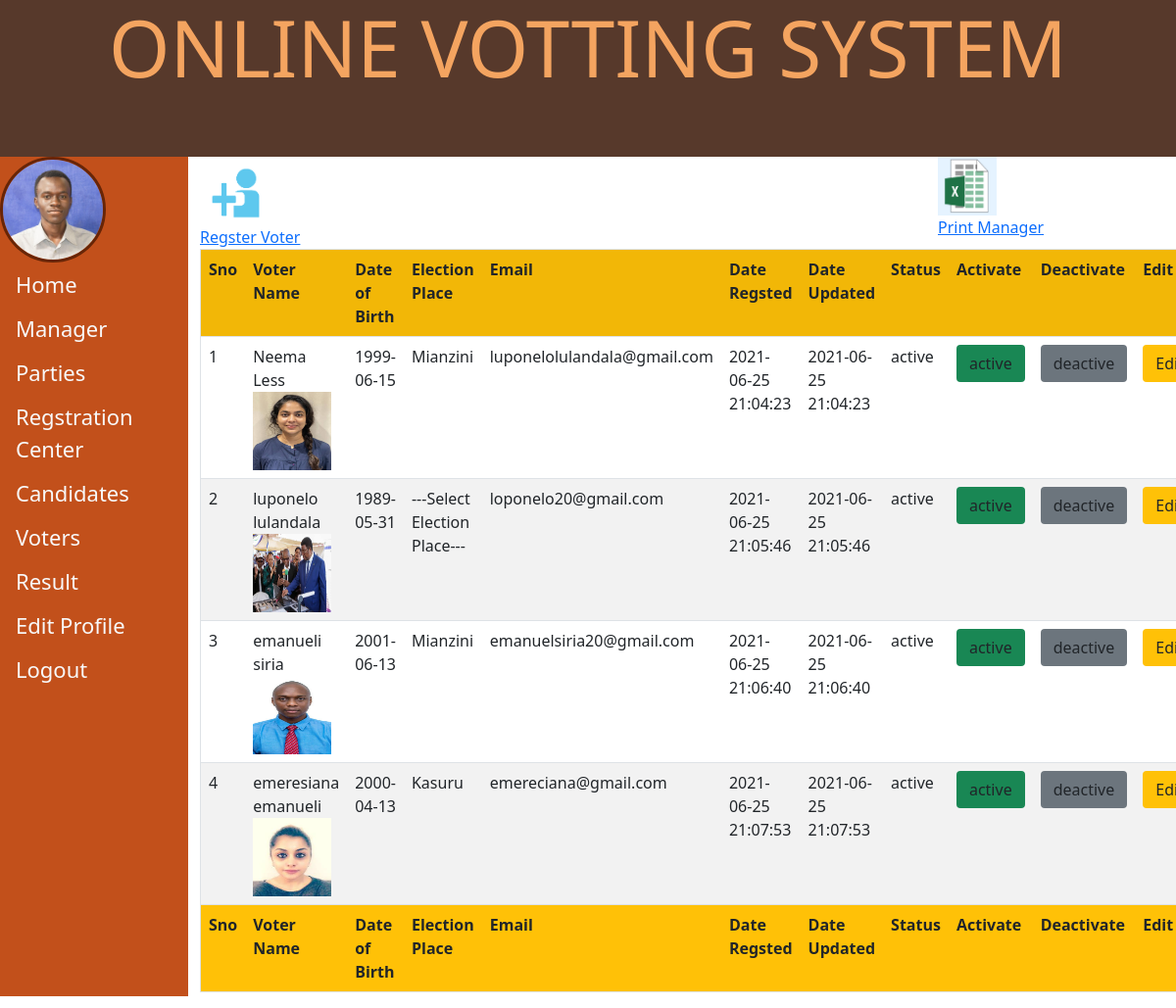
The app's page /voter.php (signed in) with its own data.
### tables this page shows
CREATE TABLE IF NOT EXISTS `instution` (
  `id` int(11) NOT NULL AUTO_INCREMENT,
  `iname` varchar(50) NOT NULL,
  `dob` date NOT NULL,
  `place` varchar(50) NOT NULL,
  `email` varchar(50) NOT NULL,
  `passwordz` varchar(255) NOT NULL,
  `nida` int(20) NOT NULL,
  `code` varchar(250) NOT NULL,
  `statuz` varchar(30) NOT NULL,
  `otp` int(250) NOT NULL,
  `typez` varchar(50) NOT NULL DEFAULT 'instution',
  `image` blob NOT NULL,
  `adate` timestamp NOT NULL DEFAULT current_timestamp(),
  `udate` timestamp NOT NULL DEFAULT current_timestamp(),
  PRIMARY KEY (`id`),
  UNIQUE KEY `email` (`email`)
);

### voter.php (the view, shortened to what this page needs)
<!DOCTYPE html>
<html lang="en">
<head>
    <link rel="stylesheet" href="./bootstrap/css/bootstrap.min.css">
    <link rel="stylesheet" href="./bootstrap/css/addition.css">
</head>
<body>
    <div class="jumbotron">
        <h1 class="text-center display-1 myhed">ONLINE VOTTING SYSTEM</h1>
    </div>
    <div class="main">
   <div class="row">
    <div class="col-md-2  linkz">
        <?php require_once("hed.php");?>
    </div>
    <div class="col-md-10 col-sl-6 ">
    <div class="row">
    <div class="col-md-6">
    <a href="add_voter.php"><img src="image/user.GIF" alt="add voter" width="70vh" height="70vh"><br> Regster Voter</a>
    </div>
    <div class="col-md-6">
    <a href="vote_exel.php" class="addbtn" style="float:right; width:50%"><img src="image/exel.PNG" alt="pdf" width="60vh" height="60vh"><br> Print Manager</a>
    </div>
    </div>
            <div class="table-responsive">
            <table border="1" class="tablez table table-striped">
                <tr class="bg-warning">
                    <th>Sno</th>
                    <th>Voter Name</th>
                    <th>Date of Birth</th>
                    <th>Election Place</th>
                    <th>Email</th>
                    <th>Date Regsted</th>
                    <th>Date Updated</th>
                    <th>Status</th>
                    <th>Activate</th>
                    <th>Deactivate</th>
                    <th>Edit</th>
                </tr>
                <tr class="active">
                    <?php
                    require_once("connection.php");
                    $select = "SELECT * FROM instution WHERE typez='voter'";
                    $query = mysqli_query($conn,$select);
                    $sno=1;
                    while($array=mysqli_fetch_array($query)){
                        $iname = $array['iname'];
                        $aname = $array['dob'];
                        $place = $array['place'];
                        $email = $array['email'];
                        $id = $array['id'];
                        $adate = $array['adate'];
                        $udate = $array['udate'];
                        $img = $array['image'];
                        $status = $array['statuz'];
                        echo "<td>$sno</td>";
                        echo "<td>$iname<br><img src='imagez/".$img."'width='80px' height='80px''></td>";
                        echo "<td>$aname</td>";
                        echo "<td>$place</td>";
                        echo "<td>$email</td>";
                        echo "<td>$adate</td>";
                        echo "<td>$udate</td>";
                        echo "<td>$status</td>";
                        echo "<td><a href='voter_activate.php?vid=$id' class='bg-success btn'>active</a> </td><td><a href='voter_deactivate.php?vid=$id' class='bg-secondary btn'>deactive</a></td>";
                        echo "<td><a href='edit_voter.php?pid=$id'class='bg-warning btn'>Edit</a></td>";
                        echo "</tr>";
                        $sno++;
                    }
                    ?>
                <tr class="bg-warning">
                    <th>Sno</th>
                    <th>Voter Name</th>
                    <th>Date of Birth</th>
                    <th>Election Place</th>
                    <th>Email</th>
                    <th>Date Regsted</th>
                    <th>Date Updated</th>
                    <th>Status</th>
                    <th>Activate</th>
                    <th>Deactivate</th>
                    <th>Edit</th>
                </tr>
            </table>
            </div>
    </div>
</div>
    </div>
</body>
</html>

### hed.php (shortened to what this page needs)
<!DOCTYPE html>
<html lang="en">
<head>
    <link rel="stylesheet" href="./bootstrap/css/bootstrap.min.css">
    <link rel="stylesheet" href="./bootstrap/css/addition.css">
</head>
<body>
    <div class="hedd">
    <div>
    <?php
    $chukua=$_SESSION['manager'];
    $select = "SELECT image FROM instution WHERE email='$chukua'";
    $quer = mysqli_query($conn,$select);
    $array=mysqli_fetch_array($quer);
        $img = $array['image'];
        echo "<img src='imagez/".$img."'width='100vh' height='100vh''>";
    ?>
    </div>
    <div><a href="admin_home.php" class="text-light">Home</a> </div>
    <div><a href="reg_instution.php"class="text-light">Manager</a></div>
    <div><a href="parties.php"class="text-light">Parties</a></div>
    <div><a href="reg_center.php"class="text-light">Regstration Center</a></div>
    <div><a href="candidates.php"class="text-light">Candidates</a></div>
    <div><a href="voter.php"class="text-light">Voters</a></div>
    <div><a href="mresurt.php"class="text-light">Result</a></div>
    <div><a href="edit_pelson.php"class="text-light">Edit Profile</a></div>
    <div><a href="logout.php"class="text-light">Logout</a></div>
    </div>
</body>
</html>

### records on screen
instution: image (picture)
instution: iname "Neema Less", image (picture), dob "1999-06-15", place "Mianzini", email "luponelolulandala@gmail.com", adate "2021-06-25 21:04:23", udate "2021-06-25 21:04:23", statuz "active"
instution: iname "luponelo lulandala", image (picture), dob "1989-05-31", place "---Select Election Place---", email "loponelo20@gmail.com", adate "2021-06-25 21:05:46", udate "2021-06-25 21:05:46", statuz "active"
instution: iname "emanueli siria", image (picture), dob "2001-06-13", place "Mianzini", email "emanuelsiria20@gmail.com", adate "2021-06-25 21:06:40", udate "2021-06-25 21:06:40", statuz "active"
instution: iname "emeresiana emanueli", image (picture), dob "2000-04-13", place "Kasuru", email "emereciana@gmail.com", adate "2021-06-25 21:07:53", udate "2021-06-25 21:07:53", statuz "active"
